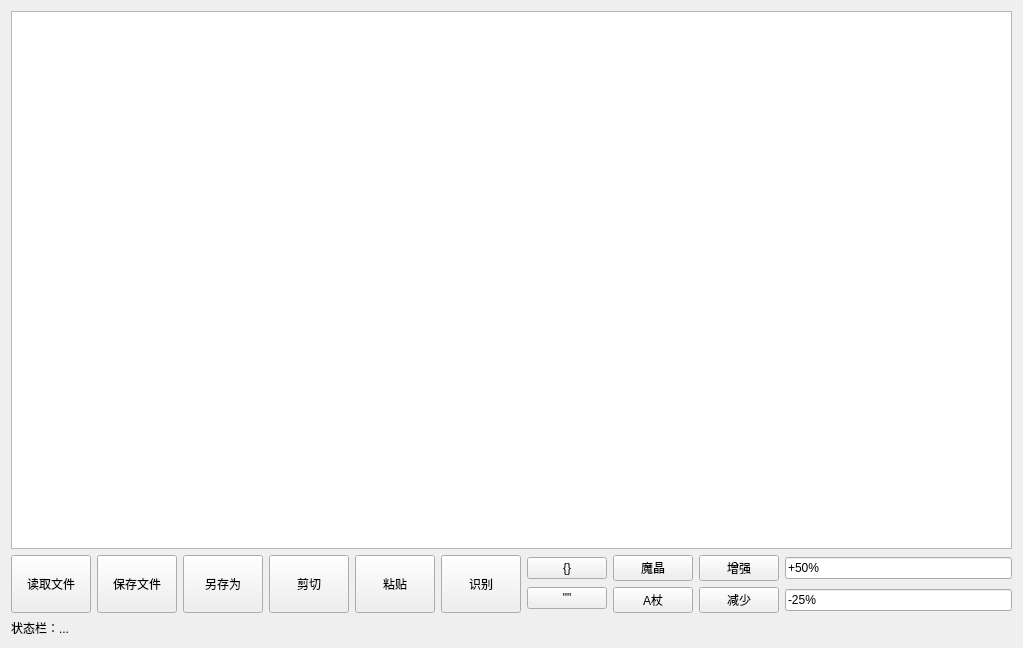
<?xml version="1.0" encoding="UTF-8"?>
<ui version="4.0">
 <class>Form</class>
 <widget class="QWidget" name="Form">
  <property name="geometry">
   <rect>
    <x>0</x>
    <y>0</y>
    <width>1023</width>
    <height>648</height>
   </rect>
  </property>
  <property name="windowTitle">
   <string>Form</string>
  </property>
  <property name="styleSheet">
   <string notr="true">font: 9pt &quot;JetBrains Mono&quot;;</string>
  </property>
  <layout class="QVBoxLayout" name="verticalLayout_3">
   <item>
    <widget class="QListView" name="listView"/>
   </item>
   <item>
    <layout class="QHBoxLayout" name="horizontalLayout_5">
     <item>
      <widget class="QPushButton" name="pushButton">
       <property name="sizePolicy">
        <sizepolicy hsizetype="Minimum" vsizetype="Minimum">
         <horstretch>0</horstretch>
         <verstretch>0</verstretch>
        </sizepolicy>
       </property>
       <property name="text">
        <string>读取文件</string>
       </property>
      </widget>
     </item>
     <item>
      <widget class="QPushButton" name="pushButton_6">
       <property name="sizePolicy">
        <sizepolicy hsizetype="Minimum" vsizetype="Minimum">
         <horstretch>0</horstretch>
         <verstretch>0</verstretch>
        </sizepolicy>
       </property>
       <property name="text">
        <string>保存文件</string>
       </property>
      </widget>
     </item>
     <item>
      <widget class="QPushButton" name="pushButton_7">
       <property name="sizePolicy">
        <sizepolicy hsizetype="Minimum" vsizetype="Minimum">
         <horstretch>0</horstretch>
         <verstretch>0</verstretch>
        </sizepolicy>
       </property>
       <property name="text">
        <string>另存为</string>
       </property>
      </widget>
     </item>
     <item>
      <widget class="QPushButton" name="pushButton_8">
       <property name="sizePolicy">
        <sizepolicy hsizetype="Minimum" vsizetype="Minimum">
         <horstretch>0</horstretch>
         <verstretch>0</verstretch>
        </sizepolicy>
       </property>
       <property name="text">
        <string>剪切</string>
       </property>
      </widget>
     </item>
     <item>
      <widget class="QPushButton" name="pushButton_9">
       <property name="sizePolicy">
        <sizepolicy hsizetype="Minimum" vsizetype="Minimum">
         <horstretch>0</horstretch>
         <verstretch>0</verstretch>
        </sizepolicy>
       </property>
       <property name="text">
        <string>粘贴</string>
       </property>
      </widget>
     </item>
     <item>
      <widget class="QPushButton" name="pushButton_11">
       <property name="sizePolicy">
        <sizepolicy hsizetype="Minimum" vsizetype="Minimum">
         <horstretch>0</horstretch>
         <verstretch>0</verstretch>
        </sizepolicy>
       </property>
       <property name="text">
        <string>识别</string>
       </property>
      </widget>
     </item>
     <item>
      <layout class="QVBoxLayout" name="verticalLayout_4">
       <item>
        <layout class="QHBoxLayout" name="horizontalLayout_6">
         <item>
          <widget class="QPushButton" name="pushButton_12">
           <property name="text">
            <string>{}</string>
           </property>
          </widget>
         </item>
        </layout>
       </item>
       <item>
        <layout class="QHBoxLayout" name="horizontalLayout_7">
         <item>
          <widget class="QPushButton" name="pushButton_13">
           <property name="text">
            <string>&quot;&quot;</string>
           </property>
          </widget>
         </item>
        </layout>
       </item>
      </layout>
     </item>
     <item>
      <layout class="QVBoxLayout" name="verticalLayout_2">
       <item>
        <layout class="QHBoxLayout" name="horizontalLayout_3">
         <item>
          <widget class="QPushButton" name="pushButton_3">
           <property name="text">
            <string>魔晶</string>
           </property>
          </widget>
         </item>
        </layout>
       </item>
       <item>
        <layout class="QHBoxLayout" name="horizontalLayout_4">
         <item>
          <widget class="QPushButton" name="pushButton_4">
           <property name="text">
            <string>A杖</string>
           </property>
          </widget>
         </item>
        </layout>
       </item>
      </layout>
     </item>
     <item>
      <layout class="QVBoxLayout" name="verticalLayout">
       <item>
        <layout class="QHBoxLayout" name="horizontalLayout">
         <item>
          <widget class="QPushButton" name="pushButton_2">
           <property name="text">
            <string>增强</string>
           </property>
          </widget>
         </item>
         <item>
          <widget class="QLineEdit" name="lineEdit">
           <property name="text">
            <string>+50%</string>
           </property>
           <property name="placeholderText">
            <string/>
           </property>
          </widget>
         </item>
        </layout>
       </item>
       <item>
        <layout class="QHBoxLayout" name="horizontalLayout_2">
         <item>
          <widget class="QPushButton" name="pushButton_5">
           <property name="text">
            <string>减少</string>
           </property>
          </widget>
         </item>
         <item>
          <widget class="QLineEdit" name="lineEdit_2">
           <property name="text">
            <string>-25%</string>
           </property>
          </widget>
         </item>
        </layout>
       </item>
      </layout>
     </item>
    </layout>
   </item>
   <item>
    <widget class="QLabel" name="label">
     <property name="text">
      <string>状态栏：...</string>
     </property>
    </widget>
   </item>
  </layout>
 </widget>
 <resources/>
 <connections/>
</ui>
